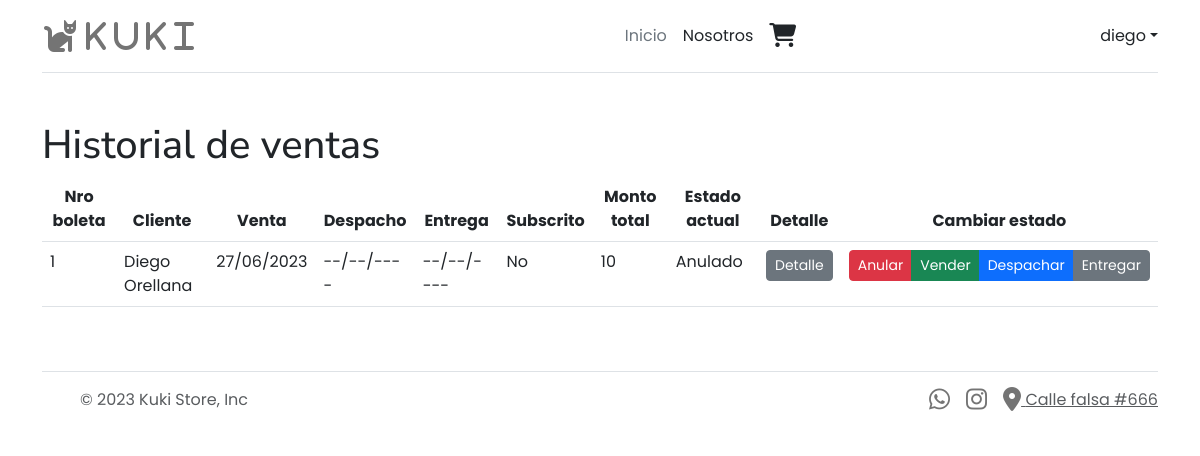
Page /ventas (signed in) on the earlier database version.
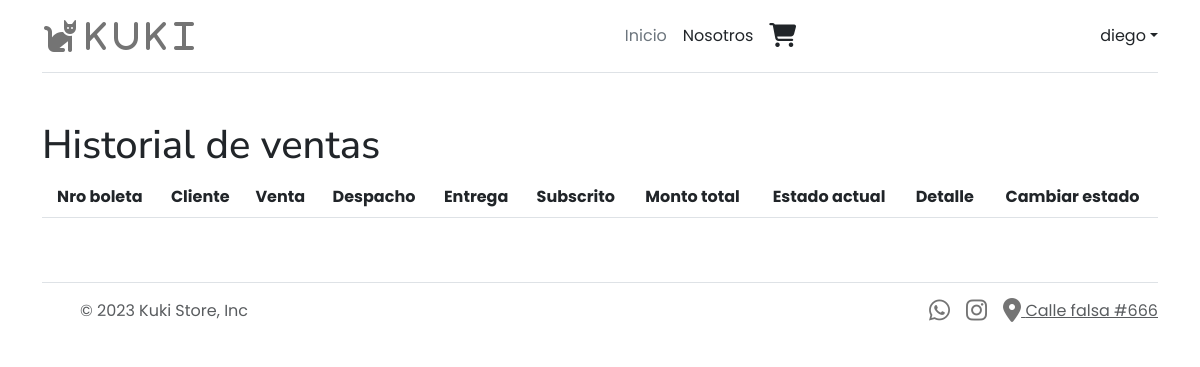
Same page on the later database version.
### core/models.py (models this page shows, shortened)
class Boleta(models.Model):
    ESTADO_CHOICES = [
        ('Anulado', 'Anulado'),
        ('Vendido', 'Vendido'),
        ('Despachado', 'Despachado'),
        ('Entregado', 'Entregado'),
    ]
    nro_boleta = models.IntegerField(primary_key=True, blank=False, null=False, verbose_name='Nro boleta')
    cliente = models.ForeignKey(Perfil, on_delete=models.DO_NOTHING)
    monto_sin_iva = models.IntegerField(blank=False, null=False, verbose_name='Monto sin IVA')
    iva = models.IntegerField(blank=False, null=False, verbose_name='IVA')
    total_a_pagar = models.IntegerField(blank=False, null=False, verbose_name='Total a pagar')
    fecha_venta = models.DateField(blank=False, null=False, verbose_name='Fecha de venta')
    fecha_despacho = models.DateField(blank=True, null=True, verbose_name='Fecha de despacho')
    fecha_entrega = models.DateField(blank=True, null=True, verbose_name='Fecha de entrega')
    estado = models.CharField(choices=ESTADO_CHOICES, max_length=50, blank=False, null=False, verbose_name='Estado')
    class Meta:
        db_table = 'Boleta'
        verbose_name = "Boleta"
        verbose_name_plural = "Boletas"

### core/views.py (the view)
# urls.py: path('ventas', ventas, name="ventas"),
@user_passes_test(lambda u: u.is_staff)
def ventas(request):
    historial = Boleta.objects.all().values(
        'nro_boleta',
        'cliente__usuario__first_name',
        'cliente__usuario__last_name',
        'fecha_venta',
        'fecha_despacho',
        'fecha_entrega',
        'cliente__subscrito',
        'total_a_pagar',
        'estado'
    )
    historial = [
        {
            'nro_boleta': b['nro_boleta'],
            'nom_cliente': f'{b["cliente__usuario__first_name"]} {b["cliente__usuario__last_name"]}',
            'fecha_venta': b['fecha_venta'],
            'fecha_despacho': b['fecha_despacho'],
            'fecha_entrega': b['fecha_entrega'],
            'subscrito': 'Sí' if b['cliente__subscrito'] else 'No',
            'total_a_pagar': b['total_a_pagar'],
            'estado': b['estado']
        }
        for b in historial
    ]
    return render(request, 'core/ventas.html', {
        'historial': historial
    })

### core/templatetags/custom_filters.py (called while the page is built)
@register.filter
def formatear_fecha(value):
    if value == None:
        value = '--/--/----'
    else:
        value = value.strftime("%d/%m/%Y")
    return f'{value}'

### core/templates/core/ventas.html
{% extends 'core/base.html' %}
{% load static %}
{% load custom_filters %}
{% block content %}
<br>
<div class="container">
  <h1>Historial de ventas</h1>
  <table id="tabla-principal" class="table table-hover">
      <thead>
          <tr>
            <th style="text-align: center;"> Nro boleta </th>
            <th style="text-align: center;"> Cliente </th>
            <th style="text-align: center;"> Venta </th>
            <th style="text-align: center;"> Despacho </th>
            <th style="text-align: center;"> Entrega </th>
            <th style="text-align: center;"> Subscrito </th>
            <th style="text-align: center;"> Monto total </th>
            <th style="text-align: center;"> Estado actual </th>
            <th style="text-align: center;"> Detalle </th>
            <th style="text-align: center;"> Cambiar estado </th>
          </tr>
      </thead>
      <tbody>
          {% for boleta in historial %}
              {% if boleta.estado == 'Anulado' %}
                  <tr class="letra-boleta-anulada">
              {% else %}
                  <tr>
              {% endif %}
                  <td> {{ boleta.nro_boleta }} </td>
                  <td> {{ boleta.nom_cliente }} </td>
                  <td> {{ boleta.fecha_venta|formatear_fecha }} </td>
                  <td> {{ boleta.fecha_despacho|formatear_fecha }} </td>
                  <td> {{ boleta.fecha_entrega|formatear_fecha }} </td>
                  <td> {{ boleta.subscrito }} </td>
                  <td> {{ boleta.total_a_pagar }} </td>
                  <td> {{ boleta.estado }} </td>
                  <td>
                      <a href="{% url 'boleta' boleta.nro_boleta %}" class="btn btn-sm btn-secondary">Detalle</a>
                  </td>
                  <td>
                      <span>
                          <div class="btn-group">
                              <a href="{% url 'cambiar_estado_boleta' boleta.nro_boleta 'Anulado' %}" class="btn btn-sm btn-danger">Anular</a>
                              <a href="{% url 'cambiar_estado_boleta' boleta.nro_boleta 'Vendido' %}" class="btn btn-sm btn-success">Vender</a>
                              <a href="{% url 'cambiar_estado_boleta' boleta.nro_boleta 'Despachado' %}" class="btn btn-sm btn-primary">Despachar</a>
                              <a href="{% url 'cambiar_estado_boleta' boleta.nro_boleta 'Entregado' %}" class="btn btn-sm btn-secondary">Entregar</a>
                          </div>
                      </span>
                  </td>
              </tr>
          {% endfor %}
      </tbody>
  </table>
</div>
<br>
{% endblock content %}

Differences in the rows shown:
removed Boleta: fecha_venta "27/06/2023", estado "Anulado"
Other differences:
list line gone: "1 Diego Orellana --/--/---- --/--/---- No 10 Detalle Anular Vender Despachar Entregar"
